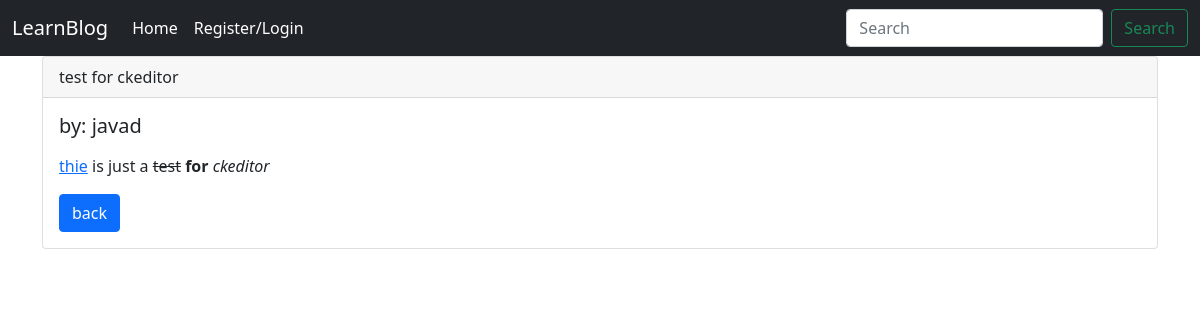
Screenshot of /post/2 with the database file from the repository.
### app/models.py (models this page shows)
class Post(db.Model):
    id = db.Column(db.Integer, primary_key=True)
    author = db.Column(db.String(64))
    title = db.Column(db.String(64))
    content = db.Column(db.Text)

### app/routes.py (the view)
@app.route('/post/<int:post_id>')
def see_post(post_id):
    post = Post.query.get_or_404(post_id)
    return render_template('see_post.html', titel='post', post=post, post_id=post_id)

### app/templates/see_post.html
{% extends 'base.html' %}
{% block content %}
<div class="card">
  <div class="card-header">
    {{ post.title }}
  </div>
  <div class="card-body">
    <h5 class="card-title">by: {{ post.author }}</h5>
    <p class="card-text">{{ post.content | safe }}</p>
    <a href="{{ url_for('index') }}" class="btn btn-primary">back</a>
  </div>
</div>
{% endblock %}

### rows the page displays
Post: title "test for ckeditor", author "javad", content "thie is just a test for ckeditor"
